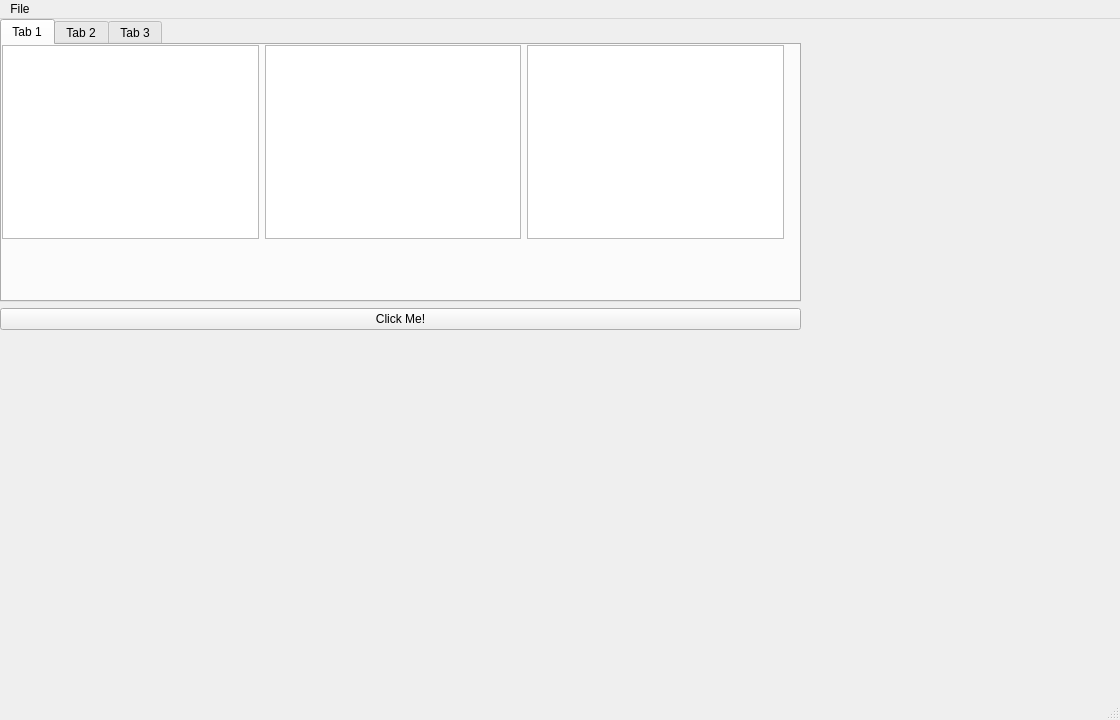
<?xml version="1.0" encoding="UTF-8"?>
<ui version="4.0">
 <class>MainWindow</class>
 <widget class="QMainWindow" name="MainWindow">
  <property name="geometry">
   <rect>
    <x>0</x>
    <y>0</y>
    <width>1120</width>
    <height>720</height>
   </rect>
  </property>
  <property name="windowTitle">
   <string>MainWindow</string>
  </property>
  <widget class="QWidget" name="centralwidget">
   <widget class="QWidget" name="">
    <property name="geometry">
     <rect>
      <x>0</x>
      <y>0</y>
      <width>801</width>
      <height>311</height>
     </rect>
    </property>
    <layout class="QVBoxLayout" name="verticalLayout">
     <item>
      <widget class="QTabWidget" name="tabWidget">
       <property name="currentIndex">
        <number>0</number>
       </property>
       <widget class="QWidget" name="tab">
        <attribute name="title">
         <string>Tab 1</string>
        </attribute>
        <widget class="QWidget" name="">
         <property name="geometry">
          <rect>
           <x>0</x>
           <y>0</y>
           <width>782</width>
           <height>194</height>
          </rect>
         </property>
         <layout class="QHBoxLayout" name="horizontalLayout">
          <item>
           <widget class="QColumnView" name="columnView_1"/>
          </item>
          <item>
           <widget class="QColumnView" name="columnView_2"/>
          </item>
          <item>
           <widget class="QColumnView" name="columnView_3"/>
          </item>
         </layout>
        </widget>
       </widget>
       <widget class="QWidget" name="tab_2">
        <attribute name="title">
         <string>Tab 2</string>
        </attribute>
       </widget>
       <widget class="QWidget" name="tab_3">
        <attribute name="title">
         <string>Tab 3</string>
        </attribute>
       </widget>
      </widget>
     </item>
     <item>
      <widget class="QPushButton" name="MyPushButton">
       <property name="text">
        <string>Click Me!</string>
       </property>
      </widget>
     </item>
    </layout>
   </widget>
  </widget>
  <widget class="QMenuBar" name="menubar">
   <property name="geometry">
    <rect>
     <x>0</x>
     <y>0</y>
     <width>1120</width>
     <height>21</height>
    </rect>
   </property>
   <widget class="QMenu" name="menuFile">
    <property name="title">
     <string>File</string>
    </property>
    <addaction name="actionUnit_Test"/>
   </widget>
   <addaction name="menuFile"/>
  </widget>
  <widget class="QStatusBar" name="statusbar"/>
  <action name="actionUnit_Test">
   <property name="text">
    <string>Unit Test</string>
   </property>
  </action>
 </widget>
 <resources/>
 <connections/>
</ui>
